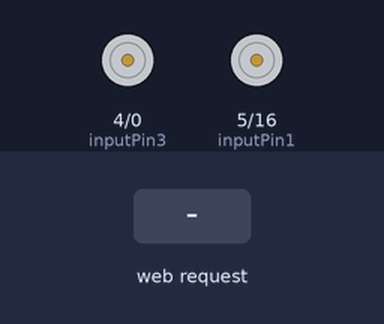
The sketch below on a simulated ESP8266 (NodeMCU). Parts: motor-driver pin pairs drawn as motors (green arrow = first pin HIGH = forward, orange = second pin HIGH = backward, longer = more drive). The inputs (shaded band) are chosen by the test bench. WiFi joins after 1.5 s; servers stay silent unless stated; what the sketch prints to the serial monitor is not drawn.

Above: at 2.7 s.
2.8 s: HTTP request GET /doorOpen received
At 3.3 s:
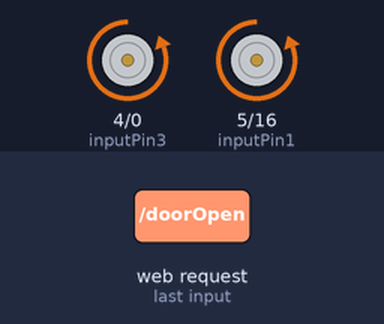
5.0 s: HTTP request GET /doorClose received
At 5.5 s:
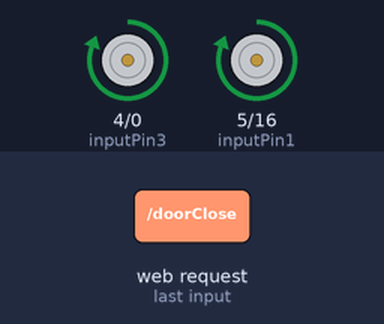
Timing chart, 0 to 8.0 s (numbered marks = the images above; inputs shaded):
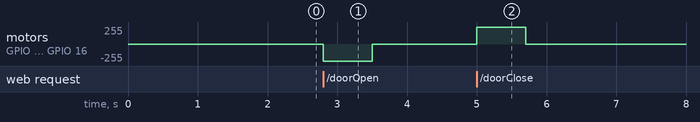

The sketch:

automatic_door_opener.ino
```cpp
#include <ESP8266WiFi.h>
#include <WiFiClient.h>

//ESP Web Server Library to host a web page
#include <ESP8266WebServer.h>

#include"index.h"

//---------------------------------------------------------------
//Our HTML webpage contents in program memory

const char* ssid     = "Computer_Block";         // The SSID (name) of the Wi-Fi network you want to connect to
const char* password = "";     // The password of the Wi-Fi network

//Motor A
const int inputPin1  = 5;    // Pin 15 of L293D IC
const int inputPin2  = 16;    // Pin 10 of L293D IC
//Motor B
const int inputPin3  = 4;   // Pin  7 of L293D IC
const int inputPin4  = 0;   // Pin  2 of L293D IC

//Declare a global object variable from the ESP8266WebServer class.
ESP8266WebServer server(80); //Server on port 80

//===============================================================
// This routine is executed when you open its IP in browser
//===============================================================
void handleRoot() {
 Serial.println("You called root page");
 String s = MAIN_page; //Read HTML contents
 server.send(200, "text/html", s); //Send web page

}

void handledoorOpen() {
 Serial.println("Door Open");

 digitalWrite(inputPin1, LOW);
 digitalWrite(inputPin2, HIGH);
 digitalWrite(inputPin3, LOW);
 digitalWrite(inputPin4, HIGH);

 delay(700);

 digitalWrite(inputPin1, LOW);
 digitalWrite(inputPin2, LOW);
 digitalWrite(inputPin3, LOW);
 digitalWrite(inputPin4, LOW);

 server.send(200, "text/html", "Door is open"); //Send ADC value only to client ajax request
}

void handledoorClose() {
 Serial.println("Door Closed");
 digitalWrite(inputPin1, HIGH);
 digitalWrite(inputPin2, LOW);
 digitalWrite(inputPin3, HIGH);
 digitalWrite(inputPin4, LOW);

 delay(700);

 digitalWrite(inputPin1, LOW);
 digitalWrite(inputPin2, LOW);
 digitalWrite(inputPin3, LOW);
 digitalWrite(inputPin4, LOW);

 server.send(200, "text/html", "Door is Closed"); //Send ADC value only to client ajax request
}
//==============================================================
//                  SETUP
//==============================================================
void setup(void){
  Serial.begin(115200);

  WiFi.begin(ssid, password);     //Connect to your WiFi router
  Serial.println("");

  pinMode(inputPin1, OUTPUT);
  pinMode(inputPin2, OUTPUT);
  pinMode(inputPin3, OUTPUT);
  pinMode(inputPin4, OUTPUT);


  // Wait for connection
  while (WiFi.status() != WL_CONNECTED) {
    delay(500);
    Serial.print(".");
  }

  //If connection successful show IP address in serial monitor
  Serial.println("");
  Serial.print("Connected to ");
  Serial.println(ssid);
  Serial.print("IP address: ");
  Serial.println(WiFi.localIP());  //IP address assigned to your ESP

  server.on("/", handleRoot);      //Which routine to handle at root location. This is display page
  server.on("/doorOpen", handledoorOpen); //as Per  <a href="ledOn">, Subroutine to be called
  server.on("/doorClose", handledoorClose);

  server.begin();                  //Start server
  Serial.println("HTTP server started");
}
//==============================================================
//                     LOOP
//==============================================================
void loop(void){
  server.handleClient();          //Handle client requests
}
```

index.h
```cpp
const char MAIN_page[] PROGMEM = R"=====(
<!DOCTYPE html>
<html>
<head>
</head>
<body background="home.jpeg">
<center>
<h1>Automatic Door Opener - Embedded Lab </h1><br>
<hr>
<table border='1'>
<tr>
  <td>
    Click to open Door:
  </td>
  <td>
    <a href="doorOpen">Door Open</a><br>
  </td>
</tr>
<tr>
  <td>
    Click to close Door:
  </td>
  <td>
    <a href="doorClose">Door Close</a><br>
  </td>
</tr>
</table>
<hr>
<hr>
</center>

</body>
</html>
)=====";
```

Measured:
- after the input at 2.8 s, motor on GPIO 4 (inputPin3) / GPIO 0 (inputPin4), motor on GPIO 5 (inputPin1) / GPIO 16 (inputPin2): stopped → backward 255/255 at once, → stopped 0.70 s later
- after the input at 5.0 s, motor on GPIO 4 (inputPin3) / GPIO 0 (inputPin4), motor on GPIO 5 (inputPin1) / GPIO 16 (inputPin2): stopped → forward 255/255 at once, → stopped 0.70 s later
